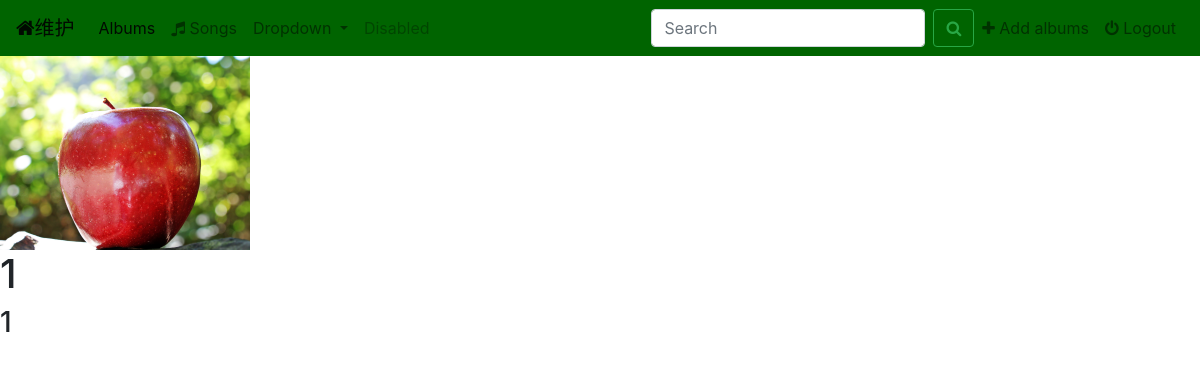
Page /music/6/ on the committed database.
### music/models.py (models this page shows, shortened)
class Album(models.Model):
    artist = models.CharField(max_length=250)
    album_title = models.CharField(max_length=500)
    genre = models.CharField(max_length=100)
    album_logo = models.FileField()

### music/views.py (the view)
# urls.py: re_path(r'^(?P<pk>[0-9]+)/$', views.DetailView.as_view(), name='detail'),
class DetailView(generic.DetailView):
    model = Album
    template_name = 'music/detail.html'

### music/templates/music/detail.html (shortened to what this page needs)
{% extends 'music/base.html' %}
{% block body %}
<img src="{{ album.album_logo.url }}" style="width: 250px">
<h1>{{ album.album_title }}</h1>
<h3>{{ album.artist }}</h3>
{% endblock %}

### music/static/music/style.css (style rules this page uses)
body { background: white }

### rows in the picture
Album: album_logo (picture), album_title "1", artist "1"
